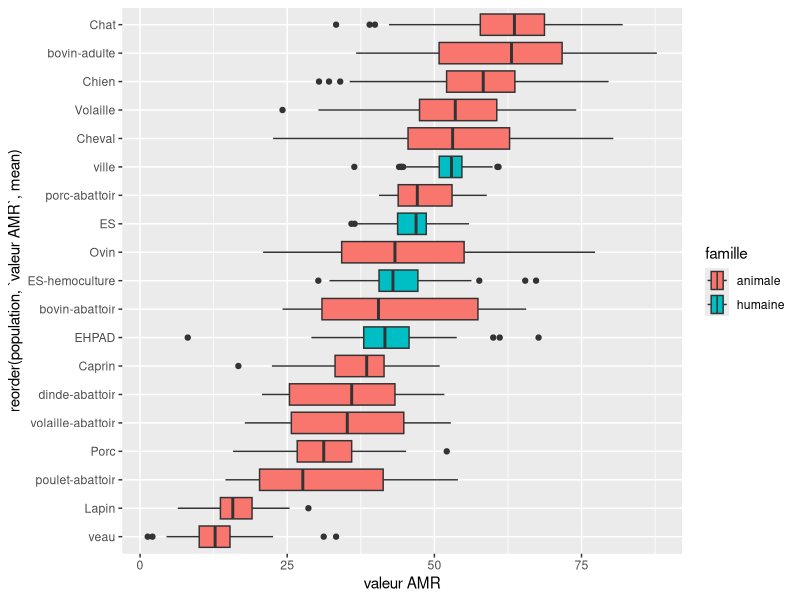
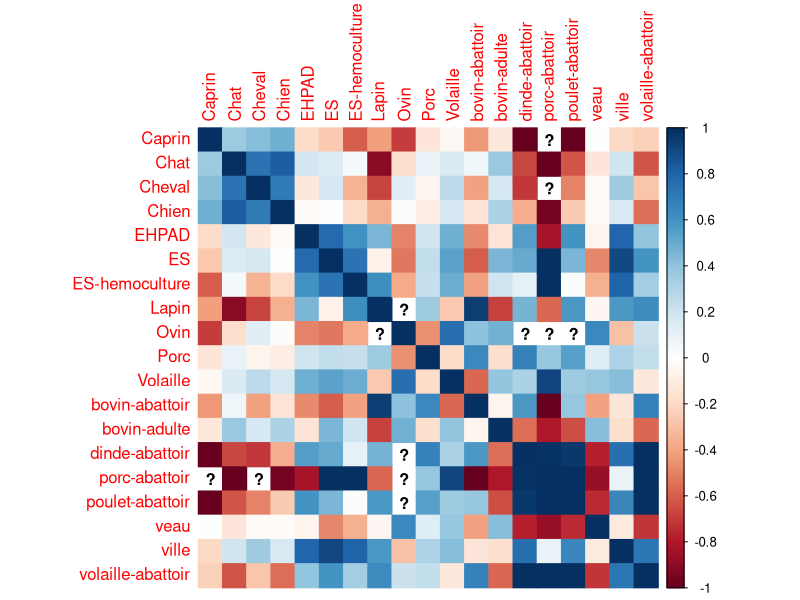

The R source for these figures, in order:
## ---- chunk 1
knitr::opts_chunk$set(echo = TRUE)
library(readxl)
library(tidyr)
library(dplyr)
library(corrplot)
library(ggplot2)
## ---- chunk 2
AMR <- read_excel("donnees/donnees_AMR.xlsx")
## ---- chunk 3
AMR_nationale <- AMR %>%
  filter(region == "Nationale")
AMR_regionale <- AMR %>%
  filter(region != "Nationale")
## ---- chunk 4
ggplot(AMR_regionale, aes(x = `valeur AMR`, y = reorder(population, `valeur AMR`, mean), fill = famille))+
  geom_boxplot()
# la fonciton reorder() permet de trier les boxplots
## ---- chunk 5
AMR_transpose <- AMR_regionale %>%
  select(annee, population, region, `valeur AMR`) %>%
  mutate(annee = case_when(
    annee %in% c(2012, 2013) ~ "2012-2013",
    annee %in% c(2014, 2015) ~ "2014-2015",
    annee %in% c(2016, 2017) ~ "2016-2017",
    annee %in% c(2018, 2019) ~ "2018-2019",
    TRUE ~ "2020-2021")) %>%
  dplyr::group_by(population, annee, region) %>%
  summarise(`valeur AMR` = mean(`valeur AMR`), .groups = "drop") %>%
  tidyr::pivot_wider(names_from = population, values_from = `valeur AMR`)
## ---- chunk 6
matrice_correlations <- cor(AMR_transpose[, -c(1,2)], use = "pairwise.complete.obs")

# Afficher le corrplot
corrplot::corrplot(matrice_correlations, method = "color", addrect = 2)
